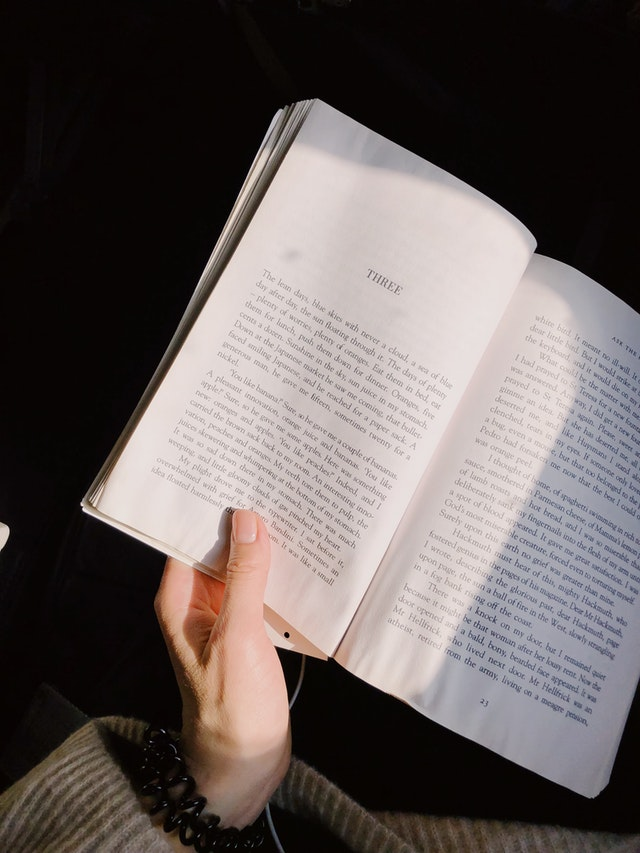
#> input picture OpenCV/book.jpg, 640 x 853 px
$ jupyter execute '13. 이미지 변형 (이진화).ipynb'
#> lines starting #> are read from the running program, lines starting #| are printed output that depends on the picture; after the words box and inside, x2 and y2 are one past the last pixel; in counts of white or black regions, pixels touching at a corner belong together
### 13. 이미지 변형 (이진화)

https://youtu.be/XK3eU9egll8?t=11077 - Threshhold (임계값)에 대한 설명

[cell 1]
import cv2

img = cv2.imread('book.jpg', cv2.IMREAD_GRAYSCALE)
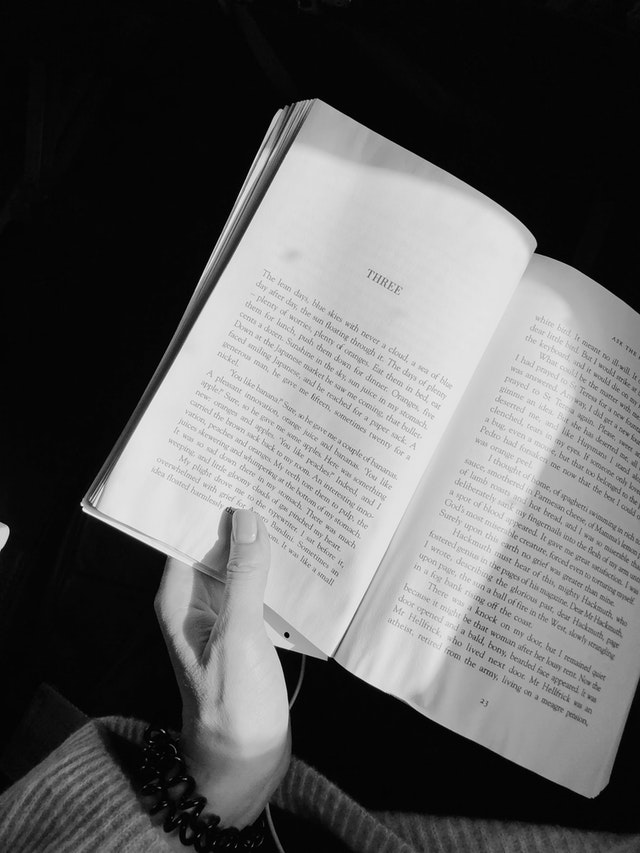
#> img: shape (853, 640); min 0, max 249, mean 94.8

ret, binary = cv2.threshold(img, 127, 255, cv2.THRESH_BINARY)
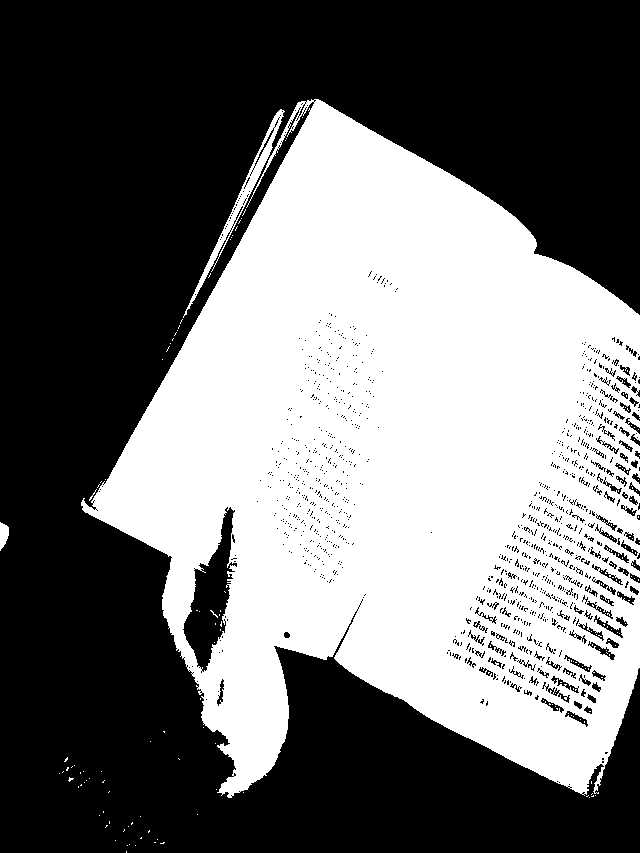
#> binary: shape (853, 640); 44.1% white; 190 white regions (187 under 20 px), largest, box (x1, y1, x2, y2) and area: (81, 99, 640, 798) 238350, (183, 109, 285, 318) 1652, (0, 522, 9, 551) 181

cv2.imshow('img', img)
cv2.imshow('binary', binary)
cv2.waitKey(0)
cv2.destroyAllWindows()

### Trackbar (값 변화에 따른 변형 확인)

[cell 2]
import cv2

def empty(pos):
#     print(pos)
    pass

img = cv2.imread('book.jpg', cv2.IMREAD_GRAYSCALE)

name = 'Trackbar'
cv2.namedWindow(name)

cv2.createTrackbar('threshold', name, 127, 255, empty) # bar 이름, 창의 이름, 초기값, 최대값, 이벤트 처리

while True:
    thresh = cv2.getTrackbarPos('threshold', name) # bar 이름, 창의 이름
    ret, binary = cv2.threshold(img, thresh, 255, cv2.THRESH_BINARY)
#> ret = 127

    if not ret:
        break

    cv2.imshow(name, binary)

    if cv2.waitKey(1) == ord('q'):
#> (key q is pressed here)
        break

cv2.destroyAllWindows()

[cell 3]
import cv2

img = cv2.imread('book.jpg', cv2.IMREAD_GRAYSCALE)

ret, binary1 = cv2.threshold(img, 0, 255, cv2.THRESH_BINARY)
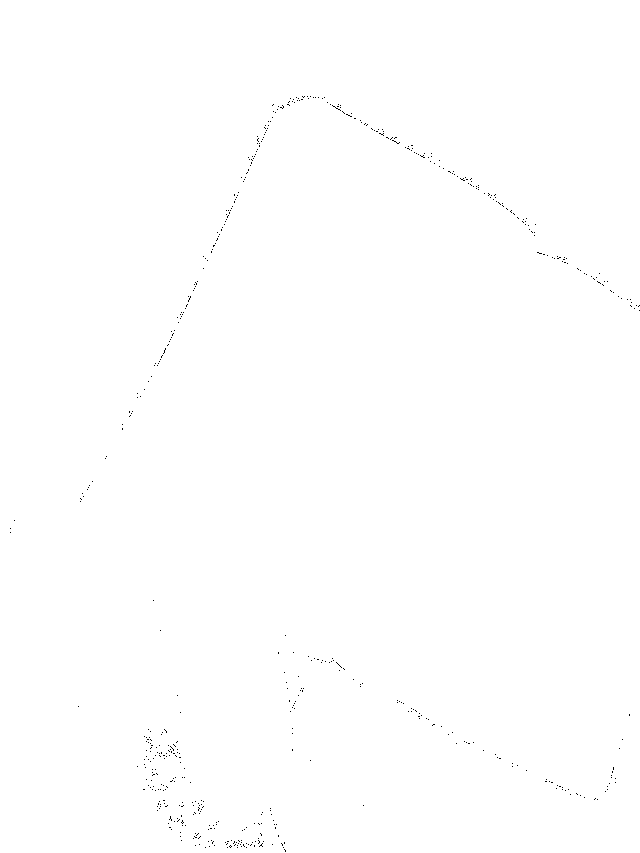
#> binary1: shape (853, 640); 99.8% white; black in thin lines or dots, all inside (x1, y1, x2, y2) = (10, 96, 640, 852)
ret, binary2 = cv2.threshold(img, 127, 255, cv2.THRESH_BINARY)
ret, binary3 = cv2.threshold(img, 195, 255, cv2.THRESH_BINARY)
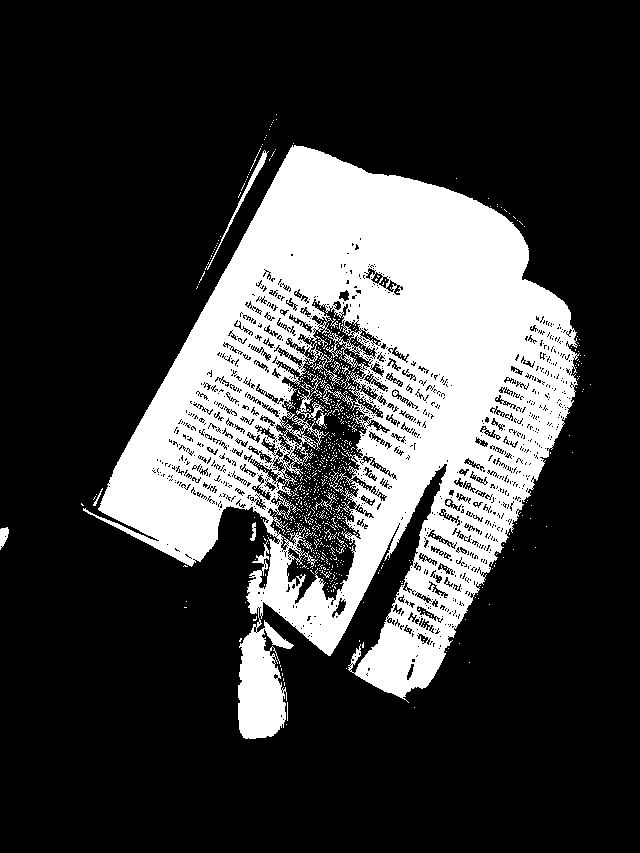
#> binary3: shape (853, 640); 24.3% white; 911 white regions (896 under 20 px), largest, box (x1, y1, x2, y2) and area: (83, 145, 580, 739) 129426, (205, 150, 269, 270) 403, (0, 527, 9, 550) 135

cv2.imshow('img', img)
cv2.imshow('binary1', binary1)
cv2.imshow('binary2', binary2)
cv2.imshow('binary3', binary3)
cv2.waitKey(0)
cv2.destroyAllWindows()

### Adaptive Threshold

이미지를 작은 영역으로 나누어서 임계치 적용

[cell 4]
import cv2

def empty(pos):
    pass

img = cv2.imread('book.jpg', cv2.IMREAD_GRAYSCALE)

name = 'Trackbar'
cv2.namedWindow(name)

# bar 이름, 창의 이름, 초기값, 최대값, 이벤트 처리
cv2.createTrackbar('block_size', name, 25, 100, empty) # 초기 값은 홀수만 가능, 1보다는 큰 값
cv2.createTrackbar('c', name, 3, 10, empty) # 일반적으로 양수의 값을 사용

while True:
    block_size = cv2.getTrackbarPos('block_size', name)
    c = cv2.getTrackbarPos('c', name)

    if block_size <= 1:
        blcok_size = 3

    if block_size % 2 == 0:
        block_size += 1;

#     binary = cv2.adaptiveThreshold(img, 255, cv2.ADAPTIVE_THRESH_MEAN_C, cv2.THRESH_BINARY, block_size, c)

#     cv2.imshow(name, binary)

    if cv2.waitKey(1) == ord('q'):
#> (key q is pressed here)
